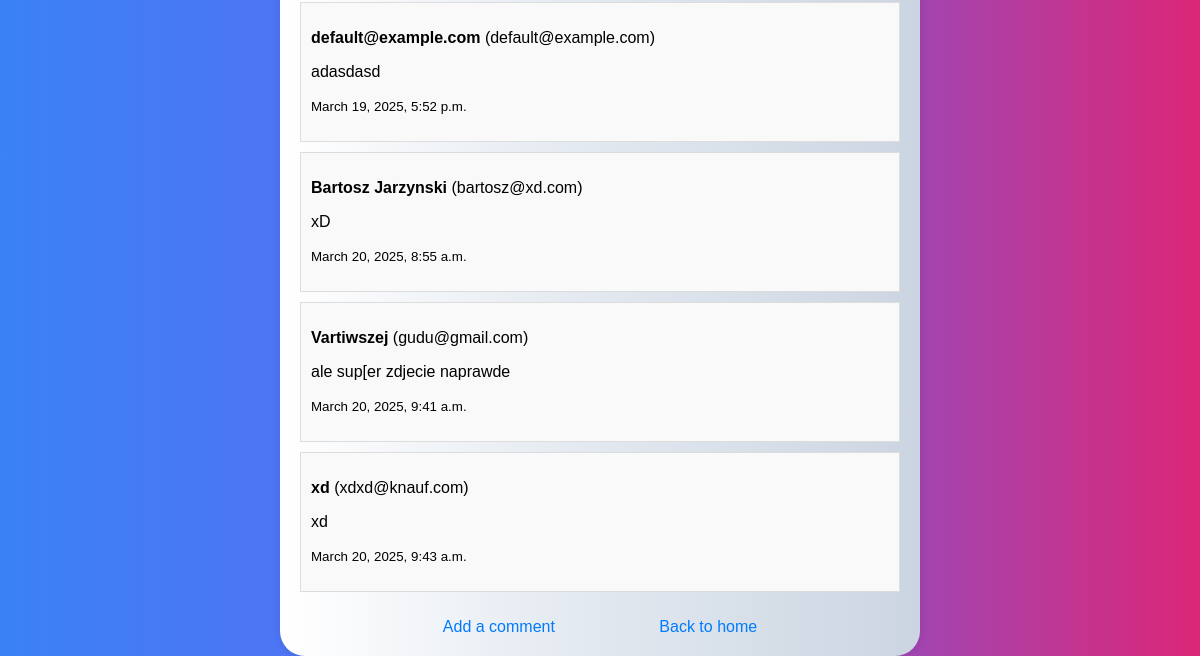
Before: /post/2/ (lower part) with the older database file.
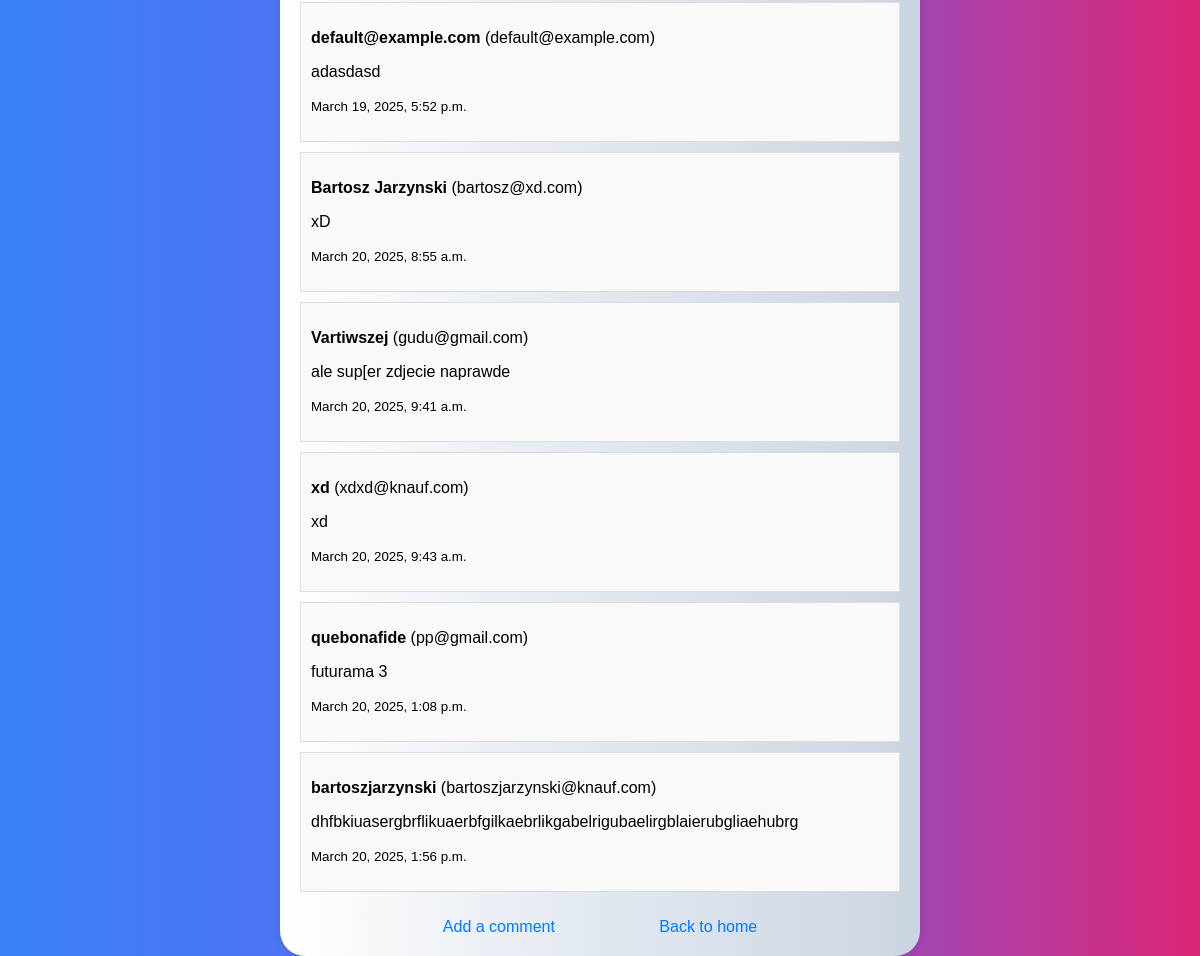
After: the same page with the newer database file.
### sites/models.py (models this page shows, shortened)
class Comment(models.Model):
    post = models.ForeignKey(Post, related_name='comments', on_delete=models.CASCADE)
    name = models.CharField(max_length=100)
    email = models.EmailField(default='default@example.com')
    text = models.TextField()
    created_at = models.DateTimeField(auto_now_add=True)

### sites/views.py (the view)
# urls.py: path('post/<int:post_id>/', views.post_page, name='post_page'),
def post_page(request, post_id):
    post = get_object_or_404(Post, id=post_id)
    comments = Comment.objects.filter(post=post)
    return render(request, 'post.html', {'post': post, 'comments': comments})

### sites/templates/post.html (shortened to what this page needs)
<!DOCTYPE html>
<html>
<head>
    {% load static %}
    <link rel="stylesheet" href="{% static 'style.css' %}">
</head>
<body>
    <div class="container">
        <ul class="comments">
            {% for comment in comments %}
            <li>
                <p><strong>{{ comment.name }}</strong> ({{ comment.email }})</p>
                <p>{{ comment.text }}</p>
                <p><small>{{ comment.created_at }}</small></p>
            </li>
            {% endfor %}
        </ul>
        <div class="actions">
            <a href="{% url 'add_comment' post.id %}">Add a comment</a>
            <a href="{% url 'home_page' %}">Back to home</a>
        </div
    </div>
</body>
</html>

### sites/static/style.css (style rules this page uses)
body { font-family: Arial, sans-serif; margin: 0; padding: 0; min-height: 100vh; display: flex; flex-direction: column; background: linear-gradient(to right, #3b82f6, #6366f1, #db2777); justify-content: center; align-items: center; }
.container, .form-container { width: 100%; max-width: 600px; padding: 20px; background: linear-gradient(to right, #ffffff, #e2e8f0, #cbd5e1); box-shadow: 0 0 10px rgba(0, 0, 0, 0.1); border-radius: 25px; display: flex; flex-direction: column; align-items: center; margin-top: 20px; }
.comments { list-style-type: none; padding: 0; width: 100%; }
.comments li { margin-bottom: 10px; padding: 10px; background-color: #f9f9f9; border: 1px solid #ddd; }
a { color: #007bff; text-decoration: none; }
.actions a { margin: 50px; }

Changed rows visible on the page:
added Comment: name "quebonafide", email "pp@gmail.com", text "futurama 3", created_at "March 20, 2025, 1:08 p.m."
added Comment: name "bartoszjarzynski", email "bartoszjarzynski@knauf.com", text "dhfbkiuasergbrflikuaerbfgilkaebrlikgabelrigubaelirgblaierubgliaehubrg", created_at "March 20, 2025, 1:56 p.m."
